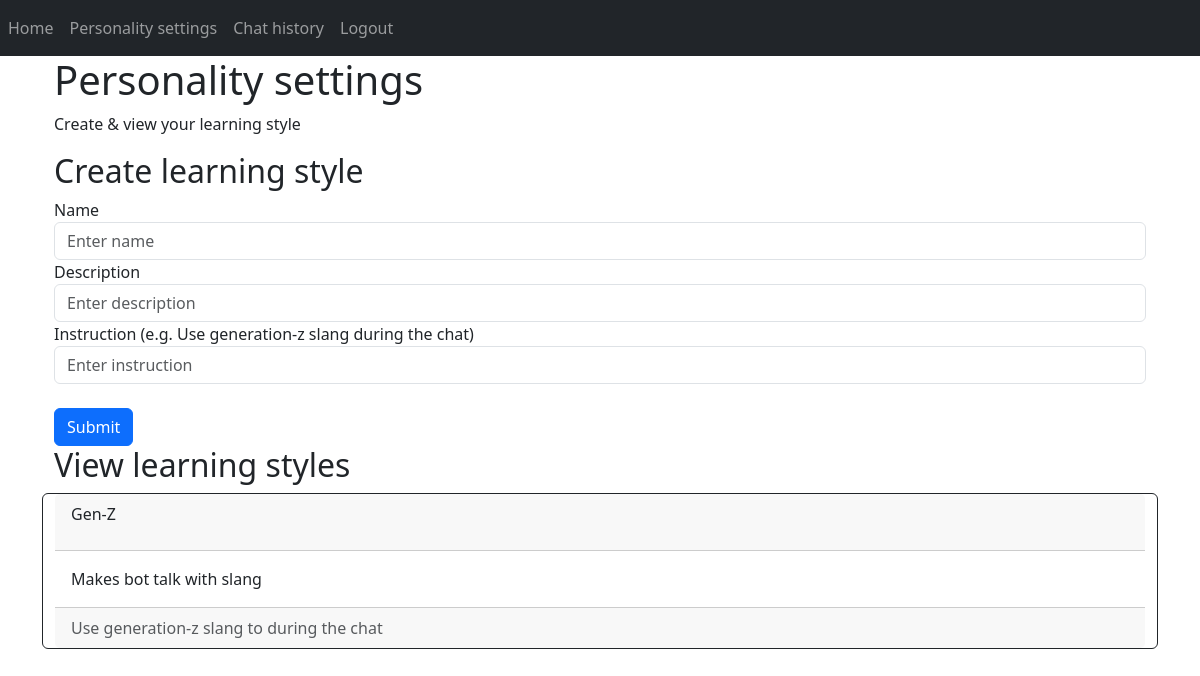
Page /personality (signed in) on the committed database.
### website/models.py (models this page shows)
class LearningStyle(db.Model):
    id = db.Column(db.Integer, primary_key=True)
    name = db.Column(db.Text, nullable=False)
    description = db.Column(db.String(350), nullable=False)
    instruction = db.Column(db.String, nullable=False)
    student = db.Column(db.Integer, db.ForeignKey('user.id', ondelete="CASCADE"), nullable=False)

### website/views.py (the view, shortened to what this page needs)
@views.route('/personality', methods=['POST', 'GET'])
@login_required
def personality():
    learningstyles = LearningStyle.query.filter_by(student=current_user.id).all()
    return render_template("personality.html", user=current_user, learningstyles=learningstyles)

### website/__init__.py (called while the page is built)
def create_app():
    app = Flask(__name__)
    app.config['SECRET_KEY'] = 'hjhjhdjas'
    app.config['SQLALCHEMY_DATABASE_URI'] = f'sqlite:///{DB_NAME}'
    db.init_app(app)
    from .views import views
    from .auth import auth
    app.register_blueprint(views, url_prefix='/')
    app.register_blueprint(auth, url_prefix='/')
    from .models import User, Chat, LearningStyle, Rubric
    with app.app_context():
        db.create_all()
    login_manager = LoginManager()
    login_manager.login_view = 'auth.login'
    login_manager.init_app(app)
    @login_manager.user_loader
    def load_user(id):
        return User.query.get(int(id))
    return app

### website/templates/personality.html
{% extends "base.html" %} {% block title %}Personality settings{% endblock %} {% block content %}
<div class="container">
    <div class="jumbotron">
        <h1>Personality settings</h1>
        <p class="indextext"> Create & view your learning style</p>
    </div>
    <div class="row">
        <h2>Create learning style</h2>
        <form method="POST">
            <div class="form-group">
                <label for="name">Name</label>
                <input type="text" class="form-control" id="name" name="name" placeholder="Enter name" />
                <label for="description">Description</label>
                <input type="text" class="form-control" id="description" name="description" placeholder="Enter description" />
                <label for="instruction">Instruction (e.g. Use generation-z slang during the chat)</label>
                <input type="text" class="form-control" id="instruction" name="instruction" placeholder="Enter instruction" />
            </div>
            <br />
            <button type="submit" class="btn btn-primary">Submit</button>
        </form>
    </div>
    <div class="row">
        <h2>View learning styles</h2>
        {% for learningstyle in learningstyles %}
        <div class="card border-dark">
            <div class="card-header d-flex justify-content-between align-items-center">
                <p>{{ learningstyle.name}}</p>
            </div>
            <div class="card-body">
                <div class="card-text">{{ learningstyle.description }}</div>
            </div>
            <div class="card-footer text-muted">{{ learningstyle.instruction }}</div>
        </div>
        {% endfor %}
    </div>
</div>
{% endblock %}

### rows in the picture
LearningStyle: name "Gen-Z", description "Makes bot talk with slang", instruction "Use generation-z slang to during the chat"
